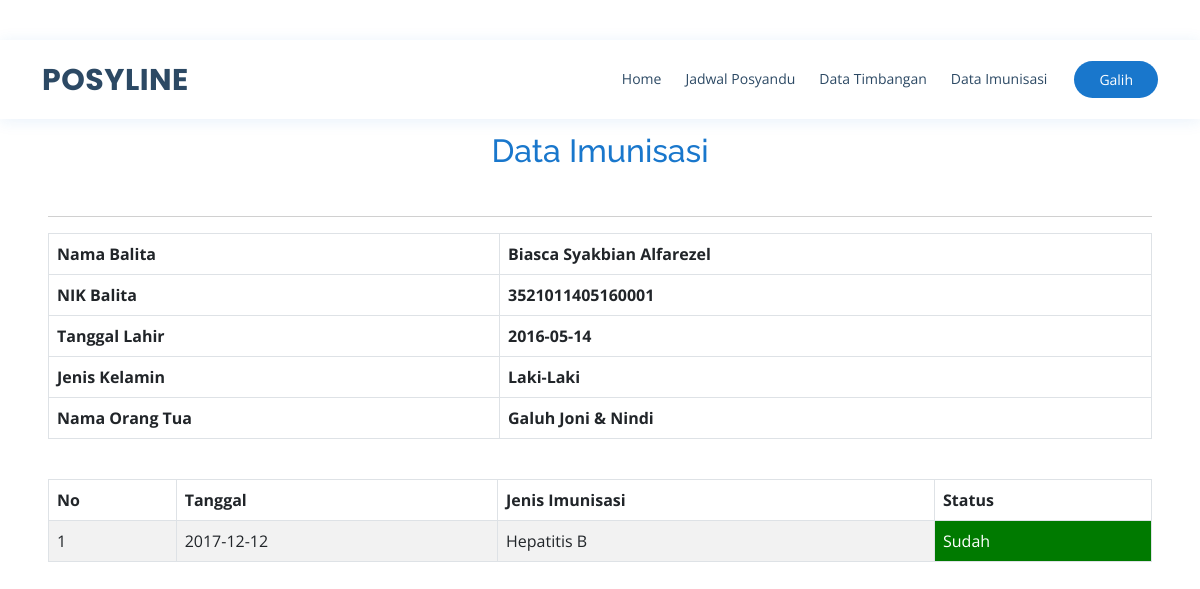
The page /isi.php?halaman=imunisasi (signed in) on the database its author committed.
### tables this page shows
CREATE TABLE `data_balita` (
  `id_balita` int(11) NOT NULL,
  `nik_balita` varchar(50) NOT NULL,
  `id_posyandu` int(11) NOT NULL,
  `nama_balita` varchar(50) NOT NULL,
  `jenis_kelamin` varchar(50) NOT NULL,
  `tanggal_lahir` date NOT NULL,
  `nama_ayah` varchar(50) NOT NULL,
  `nama_ibu` varchar(50) NOT NULL,
  `anak_ke` varchar(50) NOT NULL,
  `berat_lahir` varchar(50) NOT NULL,
  `panjang_lahir` varchar(50) NOT NULL,
  `IMD` varchar(50) NOT NULL,
  `buku_KIA` varchar(50) NOT NULL
);

CREATE TABLE `data_imunisasi` (
  `id_data_imunisasi` int(11) NOT NULL,
  `nik_balita` varchar(50) NOT NULL,
  `tanggal_imunisasi` date NOT NULL,
  `id_imunisasi` varchar(50) NOT NULL,
  `status` varchar(50) NOT NULL
);

CREATE TABLE `imunisasi` (
  `id_imun` varchar(50) NOT NULL,
  `nama_imunisasi` varchar(50) NOT NULL
);

### imunisasi.php (the view)
<?php $id = $_SESSION['user']['nik_balita'];?>
<h2 class="section-title" style="color: #1977cc;">Data Imunisasi</h2>
<hr>
<?php $menu = query("SELECT * FROM data_balita WHERE nik_balita=$id"); ?>
<?php foreach($menu as $row): ?>
<table class="table table-bordered">
	<tr>
		<th>Nama Balita</th>
		<th><?php echo$row['nama_balita']; ?></th>
	</tr>
	<tr>
		<th>NIK Balita</th>
		<th><?php echo$row['nik_balita']; ?></th>
	</tr>
	<tr>
		<th>Tanggal Lahir</th>
		<th><?php echo $row['tanggal_lahir']; ?></th>
	</tr>
	<tr>
		<th>Jenis Kelamin</th>
		<th>
			<?php
				if($row['jenis_kelamin']=='L')
					{
						echo 'Laki-Laki';
					} elseif ($row['jenis_kelamin']=='P'){
						echo "Perempuan";
					} else {
						echo "Tidak Diketahui";
					}
			?>
		</th>
	</tr>
	<tr>
		<th>Nama Orang Tua</th>
		<th><?php echo $row['nama_ayah']; ?> & <?php echo $row['nama_ibu']; ?></th>
	</tr>
</table>
<?php endforeach; ?>
<br>
<table class="table table-bordered table-striped">
	<thead>
		<tr>
			<th>No</th>
			<th>Tanggal</th>
			<th>Jenis Imunisasi</th>
			<th>Status</th>
		</tr>
	</thead>
	<tbody>
		<?php $menu = query("SELECT * FROM data_imunisasi JOIN imunisasi ON data_imunisasi.id_imunisasi=imunisasi.id_imun WHERE data_imunisasi.nik_balita = $id ORDER BY tanggal_imunisasi"); ?>
		<?php $i = 1; ?>
        <?php foreach($menu as $row): ?>
		<tr>
			<td><?= $i; ?></td>
			<td><?php echo $row['tanggal_imunisasi']; ?></td>
			<td><?php echo $row['nama_imunisasi']; ?></td>
			<td <?php
				if($row['status']=='Sudah')
					{
						echo 'style="background: green; color: white;"';
					} else {
						echo 'style="background: red; color: white;"';
					}
				?>>
				<?php echo$row['status']; ?>
			</td>
		</tr>
		<?php $i++; ?>
        <?php endforeach; ?>
	</tbody>
</table>

### assets/css/style.css (style rules this page uses)
body { font-family: "Open Sans", sans-serif; color: #444444; }
h1, h2, h3, h4, h5, h6 { font-family: "Raleway", sans-serif; }
.section-title { text-align: center; padding-bottom: 30px; }

### rows shown on the page
data_balita: nama_balita "Biasca Syakbian Alfarezel", nik_balita "3521011405160001", tanggal_lahir "2016-05-14", jenis_kelamin "Laki-Laki", nama_ayah "Galuh Joni", nama_ibu "Nindi"
data_imunisasi: tanggal_imunisasi "2017-12-12", id_imunisasi.nama_imunisasi "Hepatitis B", status "Sudah"

### other values the page prints
$_SESSION['user']['username_pengguna'] "Galih"
